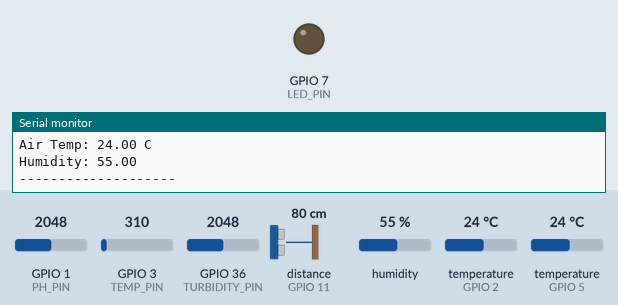
Simulated run of this sketch. Board: ESP32-S3. On the bench: output pins drawn as LEDs (lit = HIGH), the last lines printed to the serial monitor. Wiring (inferred from the names in the program): ultrasonic range finder: trigger GPIO 12; echo GPIO 11. The inputs (shaded band) are chosen by the test bench; at power-on: distance to the obstacle (sensor on GPIO 11) 80 cm, GPIO 1 (PH_PIN) = 2048, GPIO 3 (TEMP_PIN) = 310, GPIO 36 (TURBIDITY_PIN) = 2048, humidity 55 %, temperature (sensors on GPIO 2, GPIO 5) 24 °C. The echo pulse lasts 58.3 µs per cm; pins used as bus, display or sensor lines are not drawn.

Above: at 1.2 s.
1.3 s: distance to the obstacle (sensor on GPIO 11) set to 54 cm
5.0 s: distance to the obstacle (sensor on GPIO 11) set to 46 cm
At 7.7 s:
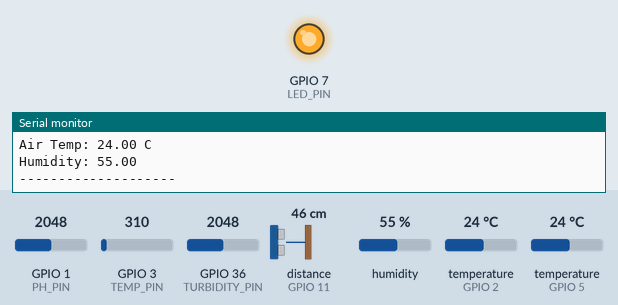
8.3 s: distance to the obstacle (sensor on GPIO 11) set to 60 cm
At 10.8 s:
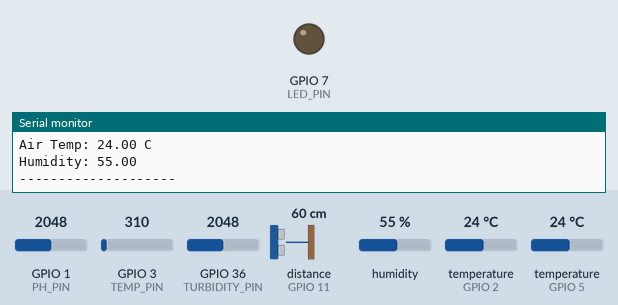
11.3 s: distance to the obstacle (sensor on GPIO 11) set to 2 cm
At 13.7 s:
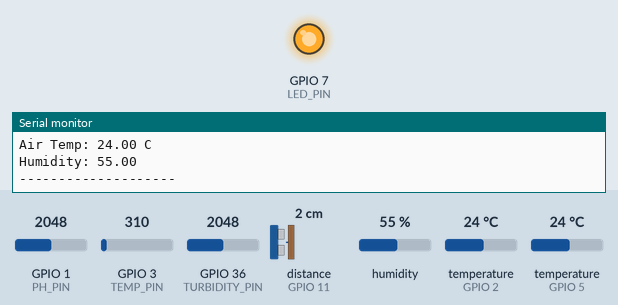
Timing chart, 0 to 15.2 s (numbered marks = the images above; inputs shaded):
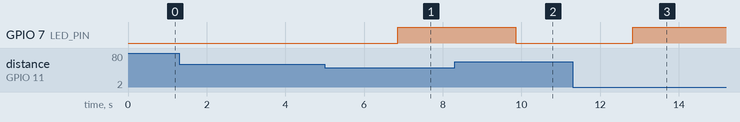

The sketch:

all_in_one_uno_think.ino
```cpp
#include <OneWire.h>
#include <DallasTemperature.h>
#include "DHT.h"

// Pin Definitions
#define TURBIDITY_PIN 36            // Turbidity Sensor (ESP32)
#define ONE_WIRE_BUS 5              // DS18B20 Temperature Sensor
#define PH_PIN A0                   // pH Sensor
#define TEMP_PIN A2                 // Analog Temperature Sensor
#define TRIG_PIN 12                 // Ultrasonic Sensor TRIG
#define ECHO_PIN 11                 // Ultrasonic Sensor ECHO
#define LED_PIN 7                   // LED Indicator (Water Level)
#define DHTPIN 2                    // DHT11 Sensor
#define DHTTYPE DHT11               // DHT11 Sensor Type
DHT dht(DHTPIN, DHTTYPE);

// Sensor Setup
OneWire oneWire(ONE_WIRE_BUS);
DallasTemperature sensors(&oneWire);

void setup() {
  Serial.begin(9600);       // Start Serial communication
  sensors.begin();          // Initialize DS18B20 temperature sensor
  dht.begin();              // Initialize DHT11 sensor
  pinMode(TRIG_PIN, OUTPUT); // Set Ultrasonic TRIG pin as output
  pinMode(ECHO_PIN, INPUT);  // Set Ultrasonic ECHO pin as input
  pinMode(LED_PIN, OUTPUT);  // Set LED pin as output
}

void loop() {
  // **Turbidity Sensor**
  int sensorValue = analogRead(TURBIDITY_PIN);
  float turbidity = map(sensorValue, 0, 750, 100, 0); // Map sensor values to NTU
  turbidity = constrain(turbidity, 0, 100);            // Ensure value is within 0-100 range

  // **pH & Temperature Sensors**
  long phTot = 0, temTot = 0;
  for (int i = 0; i < 10; i++) {
    phTot += analogRead(PH_PIN);
    temTot += analogRead(TEMP_PIN);
    delay(10);
  }
  float phAvg = phTot / 10.0;
  float temAvg = temTot / 10.0;
  float phVoltage = phAvg * (5.0 / 1023.0);
  float tempVoltage = temAvg * (5000.0 / 1023.0);
  float pHValue = phVoltage * -5.70 + 21.34; // Convert to pH scale
  sensors.requestTemperatures();
  float waterTemp = sensors.getTempCByIndex(0); // Get temperature from DS18B20

  // **Ultrasonic Sensor (Water Level)**
  digitalWrite(TRIG_PIN, LOW);
  delayMicroseconds(1);//old->2
  digitalWrite(TRIG_PIN, HIGH);
  delayMicroseconds(2);//old->10
  digitalWrite(TRIG_PIN, LOW);
  long duration = pulseIn(ECHO_PIN, HIGH);
  int distance = duration * 0.034 / 2; // Calculate distance to water surface

  // **LED Control for Water Level**
  digitalWrite(LED_PIN, distance < 50 ? HIGH : LOW); // LED ON if water level is low

  // **DHT11 Sensor (Air Temp & Humidity)**
  float humidity = dht.readHumidity();
  float temperatureC = dht.readTemperature();

  // Prepare data to send via Serial
  String data = String(pHValue) + "," + String(turbidity) + "," + String(waterTemp) + "," + String(distance) + "," + String(temperatureC) + "," + String(humidity);

  // Send data to ESP8266 via Serial
  Serial.println(data);

  // Print values for debugging
  Serial.print("Turbidity: "); Serial.print(turbidity); Serial.println(" NTU");
  Serial.print("pH Value: "); Serial.println(pHValue);
  //Serial.print("Water Temp: "); Serial.print(waterTemp); Serial.println(" C");
  Serial.print("Object Distance: "); Serial.print(distance); Serial.println(" cm");
  Serial.print("Air Temp: "); Serial.print(temperatureC); Serial.println(" C");
  Serial.print("Humidity: "); Serial.println(humidity);
  Serial.println("--------------------");

  delay(2000); // Delay for 2 seconds before next reading
}
```

Measured:
- the behaviour switches between 51 and 50 cm on distance to the obstacle (sensor on GPIO 11) (found by bisection; images 0 and 1)
- after the input at 5.0 s, GPIO 7 (LED_PIN): LOW → HIGH after 1.9 s
- after the input at 8.3 s, GPIO 7 (LED_PIN): HIGH → LOW after 1.6 s
- after the input at 11.3 s, GPIO 7 (LED_PIN): LOW → HIGH after 1.5 s
